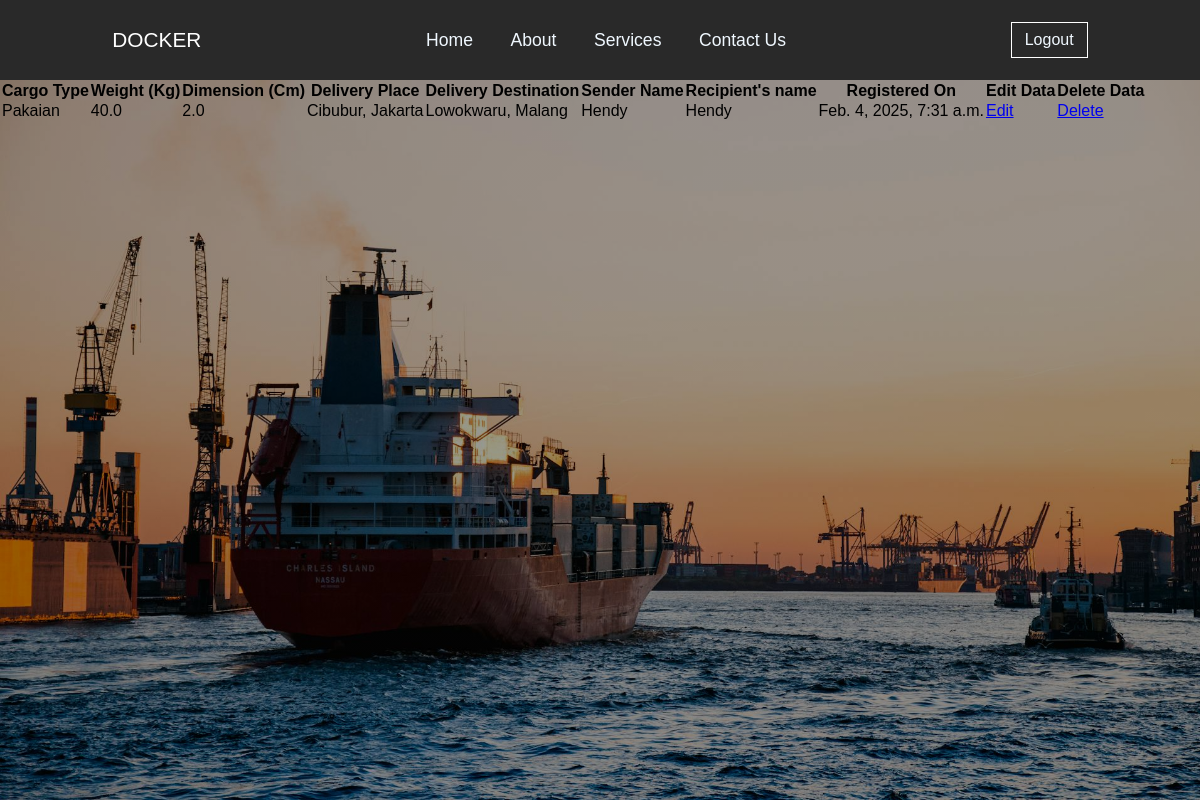
The page /cargo/ (signed in) on the database its author committed.
### myapp/models.py (models this page shows, shortened)
class Cargo(models.Model):
    user = models.ForeignKey(User, on_delete=models.CASCADE)
    jenis_cargo = models.CharField(max_length=100)
    berat = models.FloatField()
    ukuran = models.FloatField()
    agen_pengiriman = models.CharField(max_length=100)
    tujuan_pengiriman = models.CharField(max_length=100)
    nama_pengirim = models.CharField(max_length=100)
    nama_penerima = models.CharField(max_length=100)
    created_at = models.DateTimeField(auto_now_add=True)

### myapp/views.py (the view)
# urls.py: path('cargo/', views.check_cargo, name='check_cargo'),
@login_required
def check_cargo(request):
    cargos = Cargo.objects.filter(user=request.user)
    return render(request, 'check_cargo.html', {'cargos': cargos})

### template/check_cargo.html (shortened to what this page needs)
{% load static %}
<!DOCTYPE html>
<html lang="en">
  <head>
    <link rel="stylesheet" href="{% static 'assets/css/check_cargo.css' %}" />
  </head>
  <body>
    <div class="content">
      <div class="tab">
        <p>DOCKER</p>
        <ul>
          <li><a href="/">Home</a></li>
          <li><a href="#">About</a></li>
          <li><a href="#">Services</a></li>
          <li><a href="#">Contact Us</a></li>
        </ul>
        {% if user.is_authenticated %}
        <a class="user" href="logout">Logout</a>
        {% else %}
        <a class="user" href="register">Register</a>
        {% endif %}
      </div>
      <table>
        <thead>
          <tr>
            <th>Cargo Type</th>
            <th>Weight (Kg)</th>
            <th>Dimension (Cm)</th>
            <th>Delivery Place</th>
            <th>Delivery Destination</th>
            <th>Sender Name</th>
            <th>Recipient's name</th>
            <th>Registered On</th>
            <th>Edit Data</th>
            <th>Delete Data</th>
          </tr>
        </thead>
        <tbody>
          {% for cargo in cargos %}
          <tr>
            <td>{{cargo.jenis_cargo}}</td>
            <td>{{cargo.berat}}</td>
            <td>{{cargo.ukuran}}</td>
            <td>{{cargo.agen_pengiriman}}</td>
            <td>{{cargo.tujuan_pengiriman}}</td>
            <td>{{cargo.nama_pengirim}}</td>
            <td>{{cargo.nama_penerima}}</td>
            <td>{{cargo.created_at}}</td>
            <td><a href="{% url 'edit_cargo' cargo.id %}">Edit</a></td>
            <td><a href="{% url 'delete_cargo' cargo.id %}">Delete</a></td>
          </tr>
          {% endfor %}
        </tbody>
      </table>
    </div>
  </body>
</html>

### static/assets/css/check_cargo.css (style rules this page uses)
* { padding: 0; margin: 0; box-sizing: border-box; font-family: Arial, Helvetica, sans-serif; }
.content { height: 100vh; width: 100%; background: linear-gradient(rgba(0, 0, 0, 0.4), rgba(0, 0, 0, 0.4)), url(../images/pexels-mdx014-799091.jpg); background-position: 0 65%; background-size: cover; }
.tab { display: flex; background: rgb(41, 41, 41); justify-content: space-around; color: rgb(255, 255, 255); height: 10%; align-items: center; }
.tab p { font-size: 1.3em; }
.tab ul { list-style: none; display: flex; width: 30%; justify-content: space-between; }
.tab ul li a { text-decoration: none; color: aliceblue; font-size: 1.1em; }
.tab a.user { text-decoration: none; color: aliceblue; border: 1px solid #fff; padding: 8px 13px; transition: 0.3s; }

### rows shown on the page
Cargo: jenis_cargo "Pakaian", berat "40.0", ukuran "2.0", agen_pengiriman "Cibubur, Jakarta", tujuan_pengiriman "Lowokwaru, Malang", nama_pengirim "Hendy", nama_penerima "Hendy", created_at "Feb. 4, 2025, 7:31 a.m."
